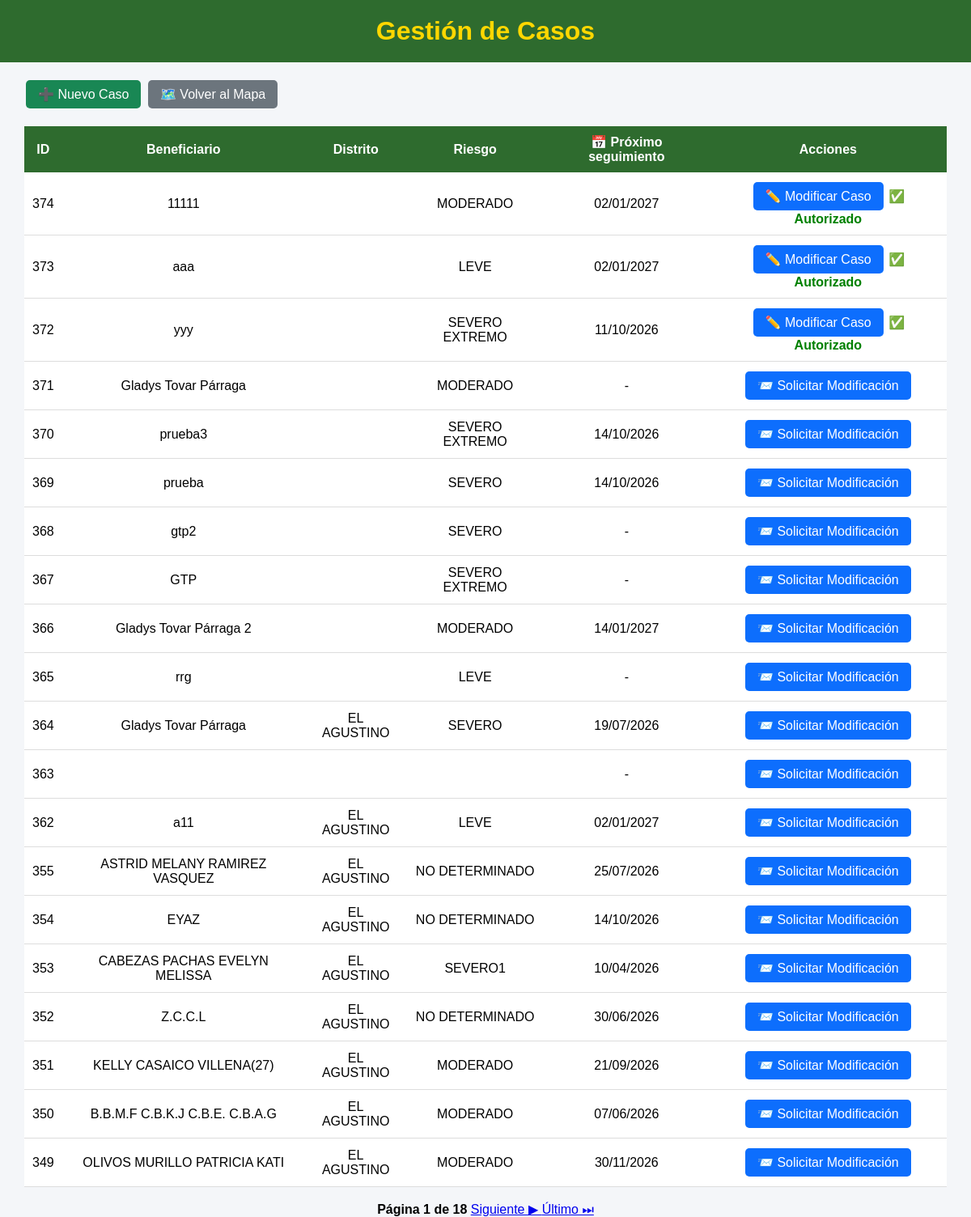
/gestion-casos/ (signed in), run on an earlier commit of the app's database.
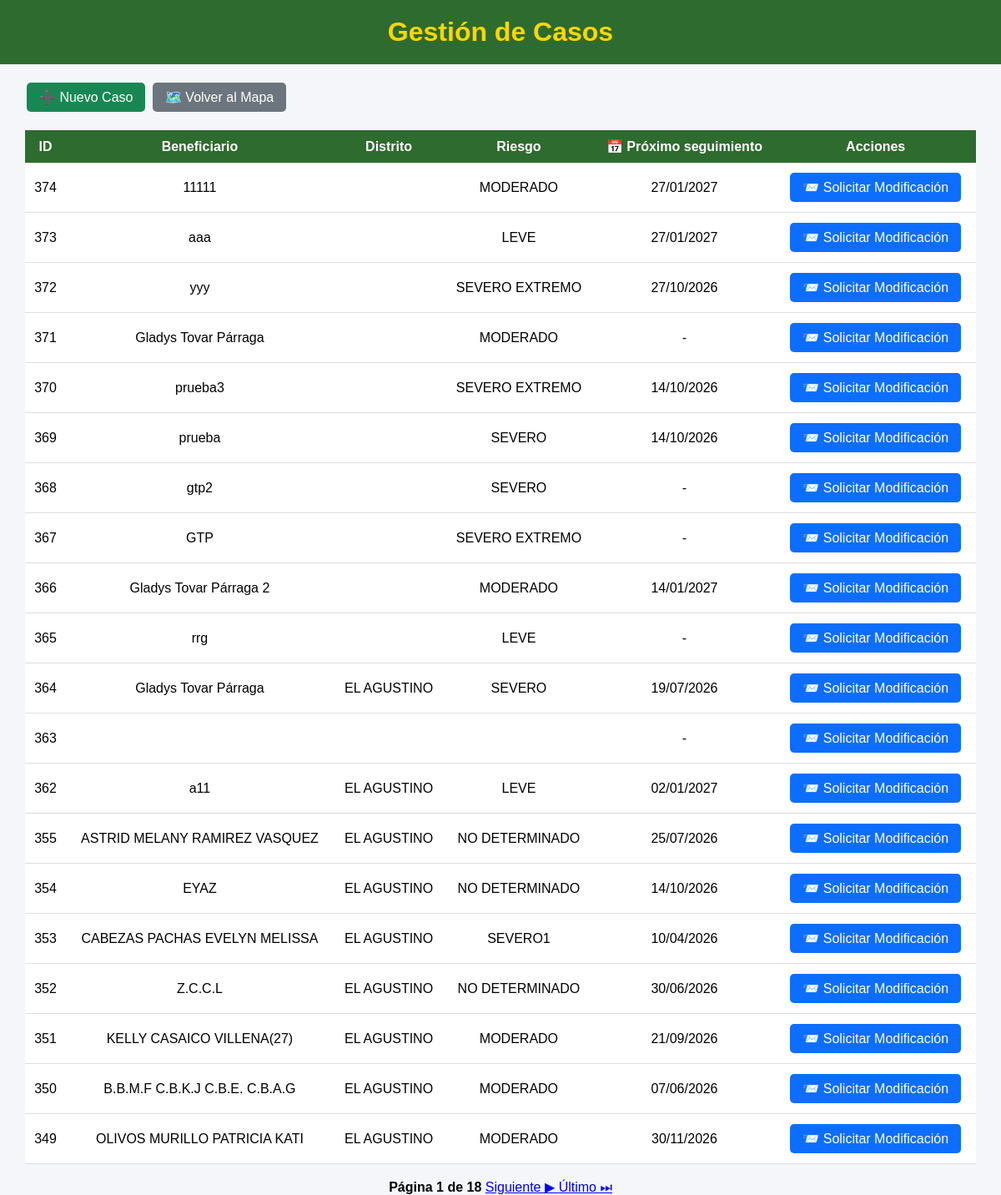
And on a later commit of the database.
### mapa/models.py (models this page shows, shortened)
class Caso(models.Model):
    RIESGOS = [
        ("LEVE", "Leve"),
        ("MODERADO", "Moderado"),
        ("SEVERO", "Severo"),
        ("SEVERO EXTREMO", "Severo extremo"),
        ("NO DETERMINADO", "No determinado"),
    ]
    NOTIFICACION = [
        ("PENDIENTE", "Pendiente"),
        ("NOTIFICADO", "Notificado"),
    ]
    DISTRITOS = [
        ("EL AGUSTINO", "EL AGUSTINO"),
        ("ATE", "ATE"),
        ("SANTA ANITA", "SANTA ANITA"),
        ("SAN LUIS", "SAN LUIS"),
        ("LA VICTORIA", "LA VICTORIA"),
        ("RIMAC", "RIMAC"),
        ("CERCADO DE LIMA", "CERCADO DE LIMA"),
    ]
    beneficiario = models.CharField(max_length=200, blank=True)
    dni_beneficiario = models.CharField(
        max_length=8,
        blank=True
    )
    domicilio = models.CharField(max_length=300, blank=True)
    nivel_riesgo = models.CharField(
        max_length=30,
        choices=RIESGOS,
        blank=True
    )
    distrito = models.CharField(
        max_length=100,
        choices=DISTRITOS,
        blank=True
    )
    comisaria = models.CharField(max_length=200, blank=True)
    efectivo = models.CharField(max_length=100, blank=True)
    responsable = models.ForeignKey(
    User,
    null=True,
    blank=True,
    on_delete=models.SET_NULL,
    related_name="casos_asignados"
    )
    folder = models.CharField(max_length=100, blank=True)
    expediente = models.CharField(max_length=100, blank=True)
    agresor = models.CharField(max_length=200, blank=True)
    dni_agresor = models.CharField(
        max_length=8,
        blank=True
    )
    telefono = models.CharField(max_length=50, blank=True)
    fecha_registro = models.DateField(
        null=True,
        blank=True
    )
    ultima_visita = models.DateField(
        null=True,
        blank=True
    )
    fecha_limite = models.DateField(
        "Próximo seguimiento",
        null=True,
        blank=True
)
    notificacion_beneficiario = models.CharField(
        max_length=15,
        choices=NOTIFICACION,
        default="PENDIENTE"
    )
    fecha_notificacion_beneficiario = models.DateField(
        null=True,
        blank=True
    )
    notificacion_agresor = models.CharField(
        max_length=15,
        choices=NOTIFICACION,
        default="PENDIENTE"
    )
    fecha_notificacion_agresor = models.DateField(
        null=True,
        blank=True
    )
    estado = models.CharField(
        max_length=15,
        default="ACTIVO"
    )
    latitud = models.FloatField(
        null=True,
        blank=True
    )
    longitud = models.FloatField(
        null=True,
        blank=True
    )
    edicion_autorizada = models.BooleanField(
        default=False
    )
    class Meta:
        permissions = [
            ("modificar_directo", "Puede modificar casos directamente"),
            ("aprobar_modificacion", "Puede aprobar modificaciones"),
            ("archivar_directo", "Puede archivar casos directamente"),
            ("aprobar_archivado", "Puede aprobar archivados"),
            ("eliminar_directo", "Puede eliminar casos directamente"),
            ("aprobar_eliminacion", "Puede aprobar eliminaciones"),
            ("administrar_usuarios", "Puede administrar usuarios"),
        ]

### mapa/views.py (the view)
# urls.py: path("gestion-casos/", views.gestion_casos, name="gestion_casos"),
@login_required
def gestion_casos(request):
    from django.core.paginator import Paginator
    casos = Caso.objects.filter(
        estado="ACTIVO"
    ).order_by("-id")
    paginador = Paginator(casos, 20)
    pagina = request.GET.get("page")
    casos = paginador.get_page(pagina)
    return render(
        request,
        "mapa/gestion_casos.html",
        {
            "casos": casos
        }
    )

### mapa/templates/mapa/gestion_casos.html (shortened to what this page needs)
<!DOCTYPE html>
<html lang="es">
<head>
</head>
<body>
<header>
    <h1>Gestión de Casos</h1>
</header>
<div class="contenedor">
    <div class="acciones">
        <a href="{% url 'nuevo_caso' %}" class="btn nuevo">
            ➕ Nuevo Caso
        </a>
        <a href="/" class="btn volver">
            🗺️ Volver al Mapa
        </a>
    </div>
    <table>
        <tr>
            <th>ID</th>
            <th>Beneficiario</th>
            <th>Distrito</th>
            <th>Riesgo</th>
            <th>📅 Próximo seguimiento</th>
            <th>Acciones</th>
        </tr>
        {% for caso in casos %}
        <tr>
            <td>{{ caso.id }}</td>
            <td>{{ caso.beneficiario }}</td>
            <td>{{ caso.distrito }}</td>
            <td>{{ caso.nivel_riesgo }}</td>
            <td>
                {% if caso.fecha_limite %}
                    {{ caso.fecha_limite|date:"d/m/Y" }}
                {% else %}
        -
                 {% endif %}
        </td>
         <td>
    {% if request.user.is_superuser or request.user.groups.all.0.name == "Administrador" %}
        <a href="{% url 'editar_caso' caso.id %}" class="btn editar">
            ✏️ Editar
        </a>
        <a href="{% url 'archivar_caso' caso.id %}"
           class="btn archivar"
           onclick="return confirm('¿Desea archivar este caso?');">
            📁 Archivar
        </a>
    {% elif request.user.groups.all.0.name == "Usuario_MP" %}
    {% if caso.edicion_autorizada %}
        <a href="{% url 'editar_caso' caso.id %}" class="btn editar">
            ✏️ Modificar Caso
        </a>
        <span style="color:green; font-weight:bold;">
            ✅ Autorizado
        </span>
    {% else %}
        <a href="{% url 'solicitar_modificacion' caso.id %}" class="btn editar">
            📨 Solicitar Modificación
        </a>
    {% endif %}
{% endif %}
</td>
        </tr>
        {% empty %}
        <tr>
            <td colspan="6">
                No hay casos registrados.
            </td>
        </tr>
        {% endfor %}
    </table>
    <br>
<div style="text-align:center;">
    <strong>
        Página {{ casos.number }} de {{ casos.paginator.num_pages }}
    </strong>
    {% if casos.has_next %}
        <a href="?page={{ casos.next_page_number }}">
            Siguiente ▶
        </a>
        <a href="?page={{ casos.paginator.num_pages }}">
            Último ⏭
        </a>
    {% endif %}
</div>
</div>
</body>
</html>

What changed in the data, as far as the page shows it:
changed Caso id 374: fecha_limite "02/01/2027" → "27/01/2027"; edicion_autorizada "✏️ Modificar Caso ✅ Autorizado" → "📨 Solicitar Modificación"
changed Caso "aaa": fecha_limite "02/01/2027" → "27/01/2027"; edicion_autorizada "✏️ Modificar Caso ✅ Autorizado" → "📨 Solicitar Modificación"
changed Caso "yyy": fecha_limite "11/10/2026" → "27/10/2026"; edicion_autorizada "✏️ Modificar Caso ✅ Autorizado" → "📨 Solicitar Modificación"
